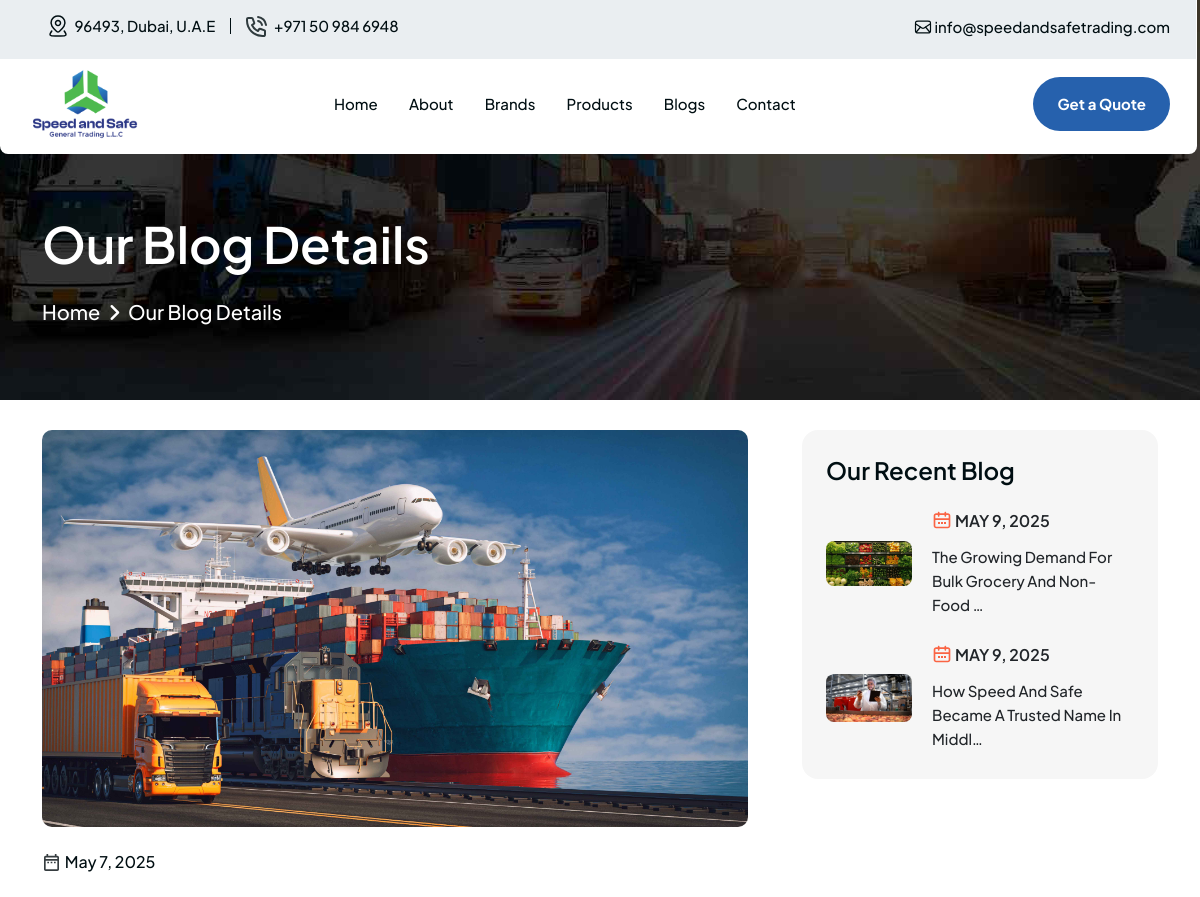
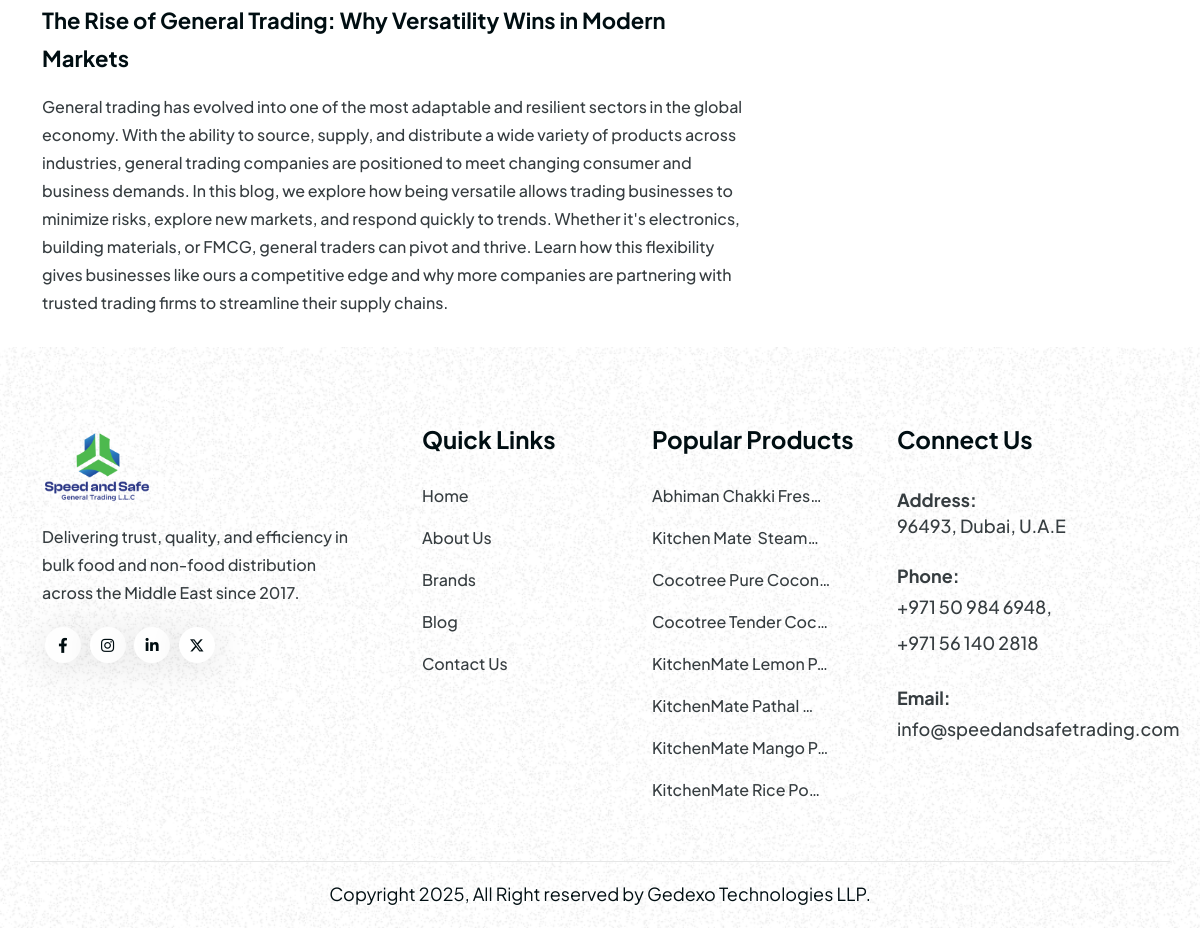
Screenshot of /blog/general-trading/ with the database file from the repository (2 pictures, top to bottom).
### web/models.py (models this page shows, shortened)
class Blog(models.Model):
    title = models.CharField(max_length=180)
    slug = models.SlugField()
    date = models.DateField()
    image = models.ImageField(upload_to="blog/")
    description = HTMLField()
    class Meta:
        verbose_name = "Blog"
        verbose_name_plural = "Blogs"

class Product(models.Model):
    category = models.ForeignKey(ProductCategory, on_delete=models.CASCADE, null=True)
    brand = models.ForeignKey("web.Brand", on_delete=models.CASCADE, related_name='products', blank=True, null=True)
    title = models.CharField(max_length=180)
    slug = models.SlugField()
    quantity = models.CharField(max_length=80, null=True)
    image = models.ImageField(upload_to="product/")
    description = HTMLField()
    def get_absolute_url(self):
        return reverse_lazy('web:product_detail', kwargs={'slug': self.slug})
    class Meta:
        ordering = ["id"]
        verbose_name = "Product"
        verbose_name_plural = "Products"

### web/views.py (the view)
# urls.py: path("blog/<slug:slug>/", views.blog_detail, name="blog_detail"),
def blog_detail(request, slug):
    blog = get_object_or_404(Blog, slug=slug)
    other_blogs = Blog.objects.exclude(slug=slug)
    context = {
        "blog": blog,
        "other_blogs":other_blogs,
    }
    return render(request, "web/blog-details.html", context)

### web/context_processors.py (called while the page is built)
def main_context(request):
    footer_products = Product.objects.all()[:8]
    return {
        "footer_products": footer_products
    }

### templates/web/blog-details.html
{% extends 'web/base.html' %}
{% load static %}
{% block content %}
   <div class="inner-hero bg-cover" style="background-image: url({% static 'web/assets/img/bg/inner-hero-bg.jpg' %});">
      <div class="container">
        <div class="row align-items-center">
            <div class="col-lg-6">
                <div class="inner-heading">
                    <h1>Our Blog Details</h1>
                    <div class="breadcrumbs-pages">
                        <ul>
                           <li><a href="index.html' %}">Home</a></li>
                           <li class="angle"><i class="fa-solid fa-angle-right"></i></li>
                           <li>Our Blog Details</li>
                        </ul>
                     </div>
                </div>
            </div>
        </div>
      </div>
   </div>
   <div class="blog-details-area sp">
    <div class="container">
        <div class="row">
         <div class="col-lg-8">
            <div class="blog-details-content mr-30 md:mr-0 sm:mr-0 md:mt-30 sm:mt-30">
              <article>
                 <div class="details-content">
                     <div class="image">
                         <img class="w-full" src="{{blog.image.url}}" alt="">
                     </div>
                     <div class="vl-blog-details-meta mt-24">
                       <a href="#" class="date"><img src="{% static 'web/assets/img/icon/blog-details-icon1.svg' %}" alt=""> {{blog.date}}</a>
                    </div>
                     <div class="heading1 mt-24">
                         <h3>{{blog.title}}</h3>
                         <div class="mt-16">
                           {{blog.description|safe}}
                         </div>
                     </div>
                 </div>
              </article>
            </div>
        </div>
            <div class="col-lg-4">
                <div class="sidebar-area">
                    <div class="_sidebar-widget _recent">
                        <h3>Our Recent Blog</h3>
                        <div class="recent-blog">
                            {% for other_blog in other_blogs %}
                            <div class="recent-blog-post">
                                <div class="">
                                    <div class="image">
                                        <img src="{{other_blog.image.url}}" alt="{{other_blog.title}}">
                                    </div>
                                </div>
                                <div class="content">
                                    <a href="#" class="date"><img src="{% static 'web/assets/img/icon/date-icon1.svg' %}" alt="">{{other_blog.date}}</a>
                                    <h4><a href="blog-details.html' %}">{{other_blog.title|truncatechars:50}}</a></h4>
                                </div>
                            </div>
                            {% endfor %}
                        </div>
                    </div>
                </div>
            </div>
        </div>
    </div>
   </div>
{% endblock %}

### templates/web/partials/footer.html
{% load static %}
<footer class="vl-footer-area1 footer-space4 bg-cover" style="background-image: url({% static 'web/assets/img/bg/footer1-bg.png' %});">
    <div class="footer-bottom-content">
       <div class="container">
          <div class="row">
             <div class="col-xl-4 col-lg-4 col-md-6 col-sm-6">
                <div class="vl-footer-widget vl-footer1-logo-area mr-50 mb-50">
                   <div class="vl-footer-logo black-logo">
                      <a href="{% url 'web:index' %}"><img src="{% static 'web/assets/img/logo/logo.png' %}" alt=""></a>
                   </div>
                   <div class="vl-footer-text heading1 mt-16">
                      <p class="mt-16">Delivering trust, quality, and efficiency in bulk food and non-food distribution across the Middle East since 2017. </p>
                   </div>
                   <div class="vl-footer-social1 text-start mt-20">
                      <a href="#"><i class="fa-brands fa-facebook-f"></i></a>
                      <a href="#"><i class="fa-brands fa-instagram"></i></a>
                      <a href="#"><i class="fa-brands fa-linkedin-in"></i></a>
                      <a href="#"><i class="fa-brands fa-x-twitter"></i></a>
                   </div>
                </div>
             </div>
             <div class="col-lg-2 col-md-6 col-6">
                <div class="vl-footer-widget mb-50 ml-0 md:ml-30 sm:ml-0">
                   <h4>Quick Links</h4>
                   <div class="vl-footer-list">
                      <ul>
                         <li><a href="{% url 'web:index' %}">Home</a></li>
                         <li><a href="{% url 'web:about' %}">About Us</a></li>
                         <li><a href="{% url 'web:brand' %}">Brands</a></li>
                         <li><a href="{% url 'web:blog' %}">Blog</a></li>
                         <li><a href="{% url 'web:contact' %}">Contact Us</a></li>
                      </ul>
                   </div>
                </div>
             </div>
             <div class="col-lg-3 col-md-4 col-6">
                <div class="vl-footer-widget ml-40 mb-50 md:ml-0 sm:ml-0">
                   <h4>Popular Products</h4>
                   <div class="vl-footer-list">
                      <ul>
                        {% for product in footer_products %}
                         <li><a href="{{product.get_absolute_url}}">{{product.title|truncatechars:20}}</a></li>
                         {% endfor %}
                      </ul>
                   </div>
                </div>
             </div>
             <div class="col-lg-3 col-md-8 col-sm-6">
               <div class="vl-footer-recent-project vl-footer-widget">
                  <h4>Connect Us</h4>
                  <div class="row">
                        <div class="col-12 vl-footer-address">
                           <p><strong>Address:</strong><br>
                              96493, Dubai, U.A.E</p>
                           <p><strong>Phone:</strong><br>
                           <a href="tel:+971 50 984 6948">+971 50 984 6948</a>,
                           <a href="tel:+971 56 140 2818">+971 56 140 2818</a></p>
                           <p><strong>Email:</strong><br>
                           <a href="mailto:info@speedandsafetrading.com"> info@speedandsafetrading.com</a></p>
                        </div>
                  </div>
               </div>
            </div>
          </div>
       </div>
    </div>
       <div class="container">
          <div class="row vl-copyright1 _dv-top align-items-center justify-content-center">
             <div class="col-lg-6">
                <div class="copyright-text text-center">
                   <p>Copyright {% now 'Y' %}, All Right reserved by <a href="https://gedexo.com/" target="_blank"> Gedexo Technologies LLP.</a></p>
                </div>
             </div>
          </div>
       </div>
 </footer>

### static/web/assets/css/custom.css (style rules this page uses)
.footer-space4 { padding-top: 0px !important; }
.inner-hero .inner-heading h1 { font-size: var(--f-fs-font-50) !important; }
.inner-hero .inner-heading .breadcrumbs-pages ul li { font-size: var(--f-fs-font-20) !important; }
.inner-hero .inner-heading .breadcrumbs-pages ul li a { font-size: var(--f-fs-font-20) !important; }
.inner-hero { min-height: 400px !important; }
.blog-details-content .image img { border-radius: 10px; }
.heading1 h3 { font-size: var(--f-fs-font-22) !important; }
.heading1 p { font-size: var(--f-fs-font-16) !important; }
.sidebar-area ._sidebar-widget._recent .recent-blog .recent-blog-post .content h4 a { font-size: var(--f-fs-font-15) !important; }
.vl-logo img, .vl-footer-logo img { height: 80px !important; }
.vl-footer-widget .vl-footer-address p { color: var(--vtc-text-pera1); font-size: var(--f-fs-font-18); font-style: normal; font-weight: var(--f-fw-medium); line-height: var(--f-fs-font-26); padding: 12px 0px; display: inline-block; transition: all 0.4s; }
.vl-footer-widget .vl-footer-address a { color: var(--vtc-text-pera1); font-size: var(--f-fs-font-18); font-style: normal; font-weight: var(--f-fw-medium); line-height: var(--f-fs-font-26); padding: 5px 0px; display: inline-block; transition: all 0.4s; }
.sp { padding: 30px 0px !important; }

### rows the page displays
Blog: image (picture), date "May 7, 2025", title "The Rise of General Trading: Why Versatility Wins in Modern Markets", description "General trading has evolved into one of the most adaptable and resilient sectors in the global economy. With the ability to source, supply, and distribute a wide variety of products across industries, general trading companies are positioned to meet changing consumer and business demands. In this blog, we explore how being versatile allows trading businesses to minimize risks, explore new markets, and respond quickly to trends. Whether it's electronics, building materials, or FMCG, general traders can pivot and thrive. Learn how this flexibility gives businesses like ours a competitive edge and why more companies are partnering with trusted trading firms to streamline their supply chains."
Blog: image (picture), date "MAY 9, 2025", title "The Growing Demand For Bulk Grocery And Non-Food …"
Blog: image (picture), date "MAY 9, 2025", title "How Speed And Safe Became A Trusted Name In Middl…"
Product: title "Abhiman Chakki Fres…"
Product: title "Kitchen Mate Steam…"
Product: title "Cocotree Pure Cocon…"
Product: title "Cocotree Tender Coc…"
Product: title "KitchenMate Lemon P…"
Product: title "KitchenMate Pathal …"
Product: title "KitchenMate Mango P…"
Product: title "KitchenMate Rice Po…"
